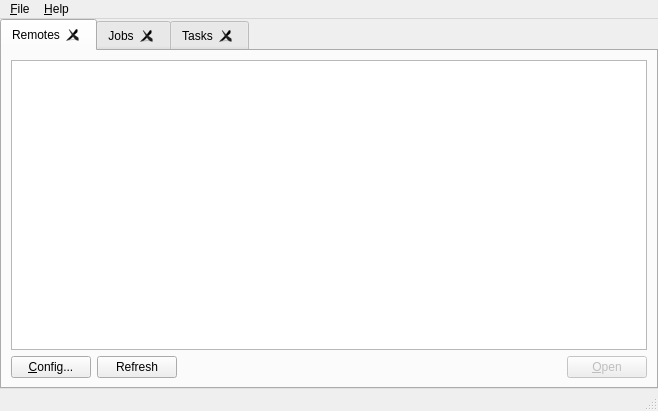
<?xml version="1.0" encoding="UTF-8"?>
<ui version="4.0">
 <class>MainWindow</class>
 <widget class="QMainWindow" name="MainWindow">
  <property name="geometry">
   <rect>
    <x>0</x>
    <y>0</y>
    <width>658</width>
    <height>411</height>
   </rect>
  </property>
  <property name="windowTitle">
   <string>Rclone Browser</string>
  </property>
  <widget class="QWidget" name="widgetMain">
   <layout class="QVBoxLayout" name="verticalLayout_3">
    <property name="spacing">
     <number>0</number>
    </property>
    <property name="leftMargin">
     <number>0</number>
    </property>
    <property name="topMargin">
     <number>0</number>
    </property>
    <property name="rightMargin">
     <number>0</number>
    </property>
    <property name="bottomMargin">
     <number>0</number>
    </property>
    <item>
     <widget class="QTabWidget" name="tabs">
      <property name="currentIndex">
       <number>0</number>
      </property>
      <property name="tabsClosable">
       <bool>true</bool>
      </property>
      <widget class="QWidget" name="widget">
       <attribute name="title">
        <string>Remotes</string>
       </attribute>
       <layout class="QVBoxLayout" name="verticalLayout">
        <item>
         <widget class="QListWidget" name="remotes">
          <property name="editTriggers">
           <set>QAbstractItemView::NoEditTriggers</set>
          </property>
          <property name="selectionBehavior">
           <enum>QAbstractItemView::SelectRows</enum>
          </property>
         </widget>
        </item>
        <item>
         <layout class="QHBoxLayout" name="horizontalLayout">
          <item>
           <widget class="QPushButton" name="config">
            <property name="sizePolicy">
             <sizepolicy hsizetype="Fixed" vsizetype="Fixed">
              <horstretch>0</horstretch>
              <verstretch>0</verstretch>
             </sizepolicy>
            </property>
            <property name="toolTip">
             <string>&lt;html&gt;&lt;head/&gt;&lt;body&gt;&lt;p&gt;rclone config&lt;/p&gt;&lt;/body&gt;&lt;/html&gt;</string>
            </property>
            <property name="text">
             <string>&amp;Config...</string>
            </property>
           </widget>
          </item>
          <item>
           <widget class="QPushButton" name="refresh">
            <property name="text">
             <string>Refresh</string>
            </property>
           </widget>
          </item>
          <item>
           <spacer name="horizontalSpacer">
            <property name="orientation">
             <enum>Qt::Horizontal</enum>
            </property>
            <property name="sizeHint" stdset="0">
             <size>
              <width>40</width>
              <height>20</height>
             </size>
            </property>
           </spacer>
          </item>
          <item>
           <widget class="QPushButton" name="open">
            <property name="enabled">
             <bool>false</bool>
            </property>
            <property name="toolTip">
             <string>&lt;html&gt;&lt;head/&gt;&lt;body&gt;&lt;p&gt;open remote&lt;/p&gt;&lt;/body&gt;&lt;/html&gt;</string>
            </property>
            <property name="text">
             <string>&amp;Open</string>
            </property>
           </widget>
          </item>
         </layout>
        </item>
       </layout>
      </widget>
      <widget class="QWidget" name="tab">
       <attribute name="title">
        <string>Jobs</string>
       </attribute>
       <layout class="QVBoxLayout" name="verticalLayout_2">
        <item>
         <widget class="QScrollArea" name="jobsArea">
          <property name="widgetResizable">
           <bool>true</bool>
          </property>
          <widget class="QWidget" name="scrollAreaWidgetContents">
           <property name="geometry">
            <rect>
             <x>0</x>
             <y>0</y>
             <width>610</width>
             <height>299</height>
            </rect>
           </property>
           <layout class="QVBoxLayout" name="verticalLayout_4">
            <property name="leftMargin">
             <number>0</number>
            </property>
            <property name="topMargin">
             <number>0</number>
            </property>
            <property name="rightMargin">
             <number>0</number>
            </property>
            <property name="bottomMargin">
             <number>0</number>
            </property>
            <item>
             <layout class="QVBoxLayout" name="jobs">
              <item>
               <widget class="QLabel" name="noJobsAvailable">
                <property name="text">
                 <string>No jobs are available</string>
                </property>
               </widget>
              </item>
              <item>
               <spacer name="verticalSpacer">
                <property name="orientation">
                 <enum>Qt::Vertical</enum>
                </property>
                <property name="sizeHint" stdset="0">
                 <size>
                  <width>20</width>
                  <height>40</height>
                 </size>
                </property>
               </spacer>
              </item>
             </layout>
            </item>
           </layout>
          </widget>
         </widget>
        </item>
       </layout>
      </widget>
      <widget class="QWidget" name="tasksTab">
       <attribute name="title">
        <string>Tasks</string>
       </attribute>
       <layout class="QVBoxLayout" name="verticalLayout_5">
        <property name="leftMargin">
         <number>4</number>
        </property>
        <property name="topMargin">
         <number>4</number>
        </property>
        <property name="rightMargin">
         <number>0</number>
        </property>
        <property name="bottomMargin">
         <number>0</number>
        </property>
        <item>
         <widget class="QScrollArea" name="tasksArea">
          <property name="widgetResizable">
           <bool>true</bool>
          </property>
          <widget class="QWidget" name="scrollAreaWidgetContentsTasks">
           <property name="geometry">
            <rect>
             <x>0</x>
             <y>0</y>
             <width>646</width>
             <height>327</height>
            </rect>
           </property>
           <layout class="QVBoxLayout" name="verticalLayout_6">
            <item>
             <widget class="QListWidget" name="tasksListWidget"/>
            </item>
            <item>
             <layout class="QVBoxLayout" name="tasks"/>
            </item>
            <item>
             <widget class="QWidget" name="tasksActionBar" native="true">
              <property name="sizePolicy">
               <sizepolicy hsizetype="Minimum" vsizetype="Preferred">
                <horstretch>0</horstretch>
                <verstretch>0</verstretch>
               </sizepolicy>
              </property>
              <property name="minimumSize">
               <size>
                <width>200</width>
                <height>20</height>
               </size>
              </property>
              <property name="maximumSize">
               <size>
                <width>16777215</width>
                <height>32</height>
               </size>
              </property>
              <layout class="QHBoxLayout" name="horizontalLayout_2">
               <property name="spacing">
                <number>4</number>
               </property>
               <property name="leftMargin">
                <number>4</number>
               </property>
               <property name="topMargin">
                <number>4</number>
               </property>
               <property name="rightMargin">
                <number>4</number>
               </property>
               <property name="bottomMargin">
                <number>4</number>
               </property>
               <item>
                <widget class="QPushButton" name="buttonDryrunTask">
                 <property name="enabled">
                  <bool>false</bool>
                 </property>
                 <property name="sizePolicy">
                  <sizepolicy hsizetype="Fixed" vsizetype="Fixed">
                   <horstretch>0</horstretch>
                   <verstretch>0</verstretch>
                  </sizepolicy>
                 </property>
                 <property name="minimumSize">
                  <size>
                   <width>0</width>
                   <height>28</height>
                  </size>
                 </property>
                 <property name="text">
                  <string>-&gt; Dry Run</string>
                 </property>
                </widget>
               </item>
               <item>
                <widget class="QPushButton" name="buttonRunTask">
                 <property name="enabled">
                  <bool>false</bool>
                 </property>
                 <property name="sizePolicy">
                  <sizepolicy hsizetype="Fixed" vsizetype="Fixed">
                   <horstretch>0</horstretch>
                   <verstretch>0</verstretch>
                  </sizepolicy>
                 </property>
                 <property name="minimumSize">
                  <size>
                   <width>0</width>
                   <height>28</height>
                  </size>
                 </property>
                 <property name="text">
                  <string>Run</string>
                 </property>
                </widget>
               </item>
               <item>
                <widget class="QPushButton" name="buttonEditTask">
                 <property name="enabled">
                  <bool>false</bool>
                 </property>
                 <property name="sizePolicy">
                  <sizepolicy hsizetype="Fixed" vsizetype="Fixed">
                   <horstretch>0</horstretch>
                   <verstretch>0</verstretch>
                  </sizepolicy>
                 </property>
                 <property name="minimumSize">
                  <size>
                   <width>0</width>
                   <height>28</height>
                  </size>
                 </property>
                 <property name="maximumSize">
                  <size>
                   <width>100</width>
                   <height>16777215</height>
                  </size>
                 </property>
                 <property name="layoutDirection">
                  <enum>Qt::LeftToRight</enum>
                 </property>
                 <property name="text">
                  <string>Edit</string>
                 </property>
                </widget>
               </item>
               <item>
                <widget class="QPushButton" name="buttonDeleteTask">
                 <property name="enabled">
                  <bool>false</bool>
                 </property>
                 <property name="sizePolicy">
                  <sizepolicy hsizetype="Fixed" vsizetype="Fixed">
                   <horstretch>0</horstretch>
                   <verstretch>0</verstretch>
                  </sizepolicy>
                 </property>
                 <property name="minimumSize">
                  <size>
                   <width>0</width>
                   <height>28</height>
                  </size>
                 </property>
                 <property name="layoutDirection">
                  <enum>Qt::LeftToRight</enum>
                 </property>
                 <property name="text">
                  <string>Delete</string>
                 </property>
                </widget>
               </item>
               <item>
                <widget class="QPushButton" name="buttonCopyTaskCmd">
                 <property name="enabled">
                  <bool>false</bool>
                 </property>
                 <property name="sizePolicy">
                  <sizepolicy hsizetype="Fixed" vsizetype="Fixed">
                   <horstretch>0</horstretch>
                   <verstretch>0</verstretch>
                  </sizepolicy>
                 </property>
                 <property name="minimumSize">
                  <size>
                   <width>0</width>
                   <height>28</height>
                  </size>
                 </property>
                 <property name="text">
                  <string>Copy Cmd</string>
                 </property>
                 <property name="toolTip">
                  <string>Copy rclone command to clipboard</string>
                 </property>
                </widget>
               </item>
              </layout>
             </widget>
            </item>
           </layout>
          </widget>
         </widget>
        </item>
       </layout>
      </widget>
     </widget>
    </item>
   </layout>
  </widget>
  <widget class="QMenuBar" name="menuBar">
   <property name="geometry">
    <rect>
     <x>0</x>
     <y>0</y>
     <width>658</width>
     <height>22</height>
    </rect>
   </property>
   <widget class="QMenu" name="menuFile">
    <property name="title">
     <string>&amp;File</string>
    </property>
    <addaction name="preferences"/>
    <addaction name="separator"/>
    <addaction name="quit"/>
   </widget>
   <widget class="QMenu" name="menuHelp">
    <property name="title">
     <string>&amp;Help</string>
    </property>
    <addaction name="about"/>
    <addaction name="aboutQt"/>
   </widget>
   <addaction name="menuFile"/>
   <addaction name="menuHelp"/>
  </widget>
  <widget class="QStatusBar" name="statusBar"/>
  <action name="about">
   <property name="text">
    <string>&amp;About</string>
   </property>
   <property name="menuRole">
    <enum>QAction::AboutRole</enum>
   </property>
  </action>
  <action name="aboutQt">
   <property name="text">
    <string>About &amp;Qt</string>
   </property>
   <property name="menuRole">
    <enum>QAction::AboutQtRole</enum>
   </property>
  </action>
  <action name="preferences">
   <property name="text">
    <string>&amp;Preferences...</string>
   </property>
   <property name="menuRole">
    <enum>QAction::PreferencesRole</enum>
   </property>
  </action>
  <action name="quit">
   <property name="text">
    <string>&amp;Quit</string>
   </property>
   <property name="shortcut">
    <string>Ctrl+Q</string>
   </property>
   <property name="menuRole">
    <enum>QAction::QuitRole</enum>
   </property>
  </action>
 </widget>
 <tabstops>
  <tabstop>tabs</tabstop>
  <tabstop>remotes</tabstop>
  <tabstop>config</tabstop>
  <tabstop>refresh</tabstop>
  <tabstop>open</tabstop>
  <tabstop>jobsArea</tabstop>
 </tabstops>
 <resources/>
 <connections/>
</ui>
